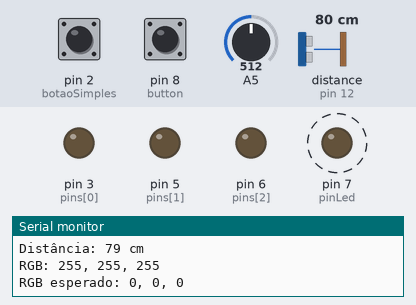
Bench run of a sketch on a simulated Arduino Uno, built with avr-gcc and run on an emulated ATmega328P. Shown: output pins drawn as LEDs (lit = HIGH), the last lines printed to the serial monitor. Wiring (inferred from the names in the program): ultrasonic range finder: trigger pin 13; echo pin 12. Dashed ring = blinking. Inputs (shaded band) come from the test bench; at power-on: distance to the obstacle (sensor on pin 12) 80 cm, A5 = 512, pin 8 (button) HIGH, pin 2 (botaoSimples) LOW. The echo pulse lasts 58.3 µs per cm; EEPROM starts erased; pins used as bus, display or sensor lines are not drawn.

Above: at 1.2 s.
1.3 s: distance to the obstacle (sensor on pin 12) set to 2 cm
At 2.9 s:
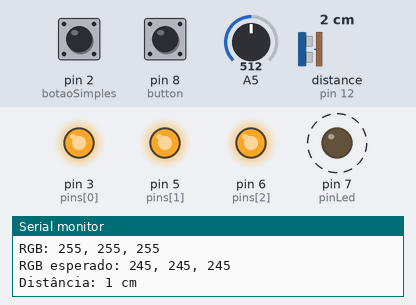
4.3 s: A5 set to 306
At 5.04 s:
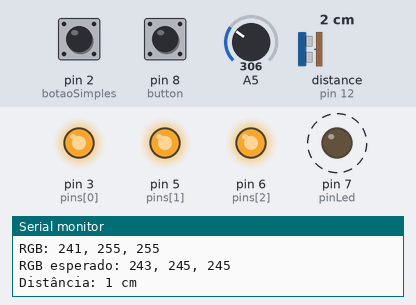
7.3 s: distance to the obstacle (sensor on pin 12) set to 18 cm
At 9.6 s:
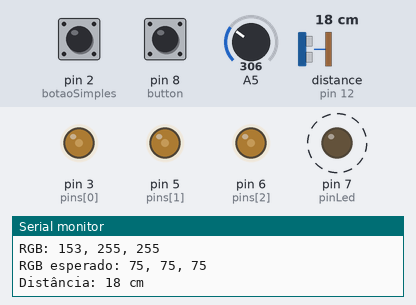
10.3 s: A5 set to 287
13.3 s: distance to the obstacle (sensor on pin 12) set to 4 cm
At 15.8 s:
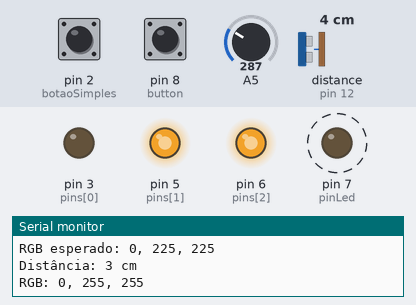
16.3 s: pin 8 (button) pulled LOW for 1 s
At 20.16 s:
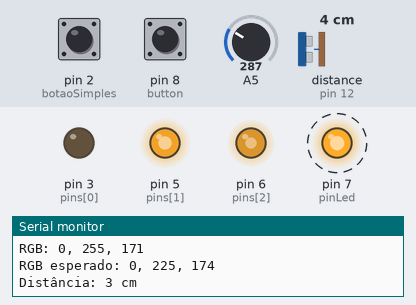
Timing chart, 0 to 23.2 s (numbered marks = the images above; inputs shaded):
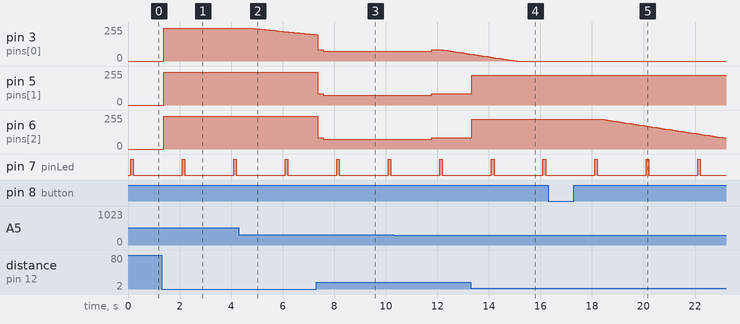

The sketch:

sensor.ino
```cpp
#include <EEPROM.h>
#include <TimerOne.h>

#define TRIG_PIN 13
#define ECHO_PIN 12
volatile int MODO = 0;
volatile int piscar = 0;


void interruptHandler() {
    if (MODO == 0){
      if (piscar ==0){
        digitalWrite(7, HIGH);
      }else{
        digitalWrite(7, LOW);
      }
    }else if(MODO == 1){
      if (piscar ==0 or piscar ==3){
        digitalWrite(7, HIGH);
      }else{
        digitalWrite(7, LOW);
      }
    }else if(MODO == 2){
      if (piscar ==0 or piscar ==3 or piscar ==6){
        digitalWrite(7, HIGH);
      }else{
        digitalWrite(7, LOW);
      }
    }else if(MODO == 3){
      digitalWrite(7, LOW);
    }
    piscar++;
    piscar = piscar%20;
}

void salvarCor(int mem, int cor){
  EEPROM.write(mem, cor);
}

void carregarCor(int collors[], int pins[]){
  for (int i = 0; i < 3; i++){
    collors[i] = EEPROM.read(i);
    analogWrite(pins[i], collors[i]);
    }
}

int delta(int num){
  return (num - 5);  // Ajuste para dar um "delta" no valor
}

int mudarCor(int anal){
  return (anal / 100);  // Divide o valor lido para normalizar
}

int selPin(int pin){
  pin += 1;  // Aumenta o valor do pino
  return (pin % 3);  // Garante que o valor fique dentro de 0, 1, 2
}

void iluminar(int collors[], int maxcolors[], int dist){
  int valdist = -(dist*10);
  for (int i = 0; i<3;i++){
    maxcolors[i] = 255 + valdist;
    if (maxcolors[i] > collors[i] ){
      maxcolors[i] = collors[i];
    } else if(maxcolors[i] < 0){
      maxcolors[i] = 0;
    }
  }
}
void interrupcao() {
  MODO += 1;
  MODO = MODO%4;
}
int pins[3] = {3, 5, 6};  // Pinos para controle de cor (RGB)
int r = 0, g = 0, b = 0;
int pin = 0;
int green[3] = {0, 128, 0};
int red[3] = {255, 0, 0};
int yellow[3] = {255, 255, 0};
int collors[3] = {0, 0, 0};  // Armazena o valor das cores
int mem[3] = {0,1,2};
int maxcolors[3] = {0,0,0};
int pinLed = 7;
int pinSensorLase = 9;

const int button = 8;  // Pino do botão
int buttonstate = 0;    // Estado do botão
int lastButtonState = HIGH; // Variável para debouncing
const int botaoSimples = 2;

void setup() {
  pinMode(pinLed, OUTPUT);
  pinMode(pinSensorLase, INPUT);
  pinMode(6, OUTPUT);
  pinMode(5, OUTPUT);
  pinMode(3, OUTPUT);
  pinMode(A5, INPUT);
  pinMode(button, INPUT);
  pinMode(botaoSimples, INPUT);
  pinMode(TRIG_PIN, OUTPUT);
  pinMode(ECHO_PIN, INPUT);
  Serial.begin(9600);  // Inicializa a comunicação serial uma vez no setup
  attachInterrupt(digitalPinToInterrupt(botaoSimples), interrupcao, RISING);
  carregarCor(collors, pins);
  Timer1.initialize(100000);
  Timer1.attachInterrupt(interruptHandler);

}
void alterarCor(){
  int buttonstate = digitalRead(button);
  int estadobotao = digitalRead(botaoSimples);

  // Verifica se o botão foi pressionado (debounce simples)
  if (buttonstate == LOW && lastButtonState == HIGH) {
    salvarCor(mem[pin],collors[pin]);
    pin = selPin(pin);  // Muda o pino

    while (digitalRead(button) == LOW) {
      delay(10);  // Aguarda a liberação do botão para evitar "bouncing"
    }
  }


  if (buttonstate == LOW && lastButtonState == HIGH) {
    salvarCor(mem[pin], collors[pin]);
    pin = selPin(pin);  // Muda o pino

    delay(50);  // Pequeno atraso para debounce
    while (digitalRead(button) == LOW); // Aguarda a liberação
  }
  lastButtonState = buttonstate; // Atualiza estado do botão


  // Lê o valor do pino analógico A5
  int valorAnalogico = analogRead(A5);

  // Processa o valor lido
  int deltas = delta(mudarCor(valorAnalogico));

  // Imprime os valores no monitor serial para depuração


  // Atualiza a cor no índice escolhido por 'pin'
  collors[pin] += deltas;

  // Garante que os valores de coloração não ultrapassem o limite de 255
  collors[pin] = constrain(collors[pin], 0, 255);

  // Aplica a cor no pino correspondente
  //analogWrite(pins[pin], collors[pin]);

  // Armazena o estado do botão atual para o debounce
  lastButtonState = buttonstate;


  // Limpar o pino TRIG
  digitalWrite(TRIG_PIN, LOW);
  delayMicroseconds(2);

  // Enviar um pulso de 10 microssegundos para o pino TRIG
  digitalWrite(TRIG_PIN, HIGH);
  delayMicroseconds(10);
  digitalWrite(TRIG_PIN, LOW);

  // Medir o tempo que o som levou para ir e voltar
  long duration = pulseIn(ECHO_PIN, HIGH);

  // Calcular a distância com base na velocidade do som (aproximadamente 343 metros por segundo)
  long distance = duration * 0.0344 / 2;


  // Exibir a distância no monitor serial
  //Serial.print("\n\n\n\n\n\n\n\n\n\n\n\n\n\n\n\n\n\n\n\n\n\n\n\n\n\n\n\n\n\n\n\n\n\n\n\n\n\n\n\n\n\n\n\n\n\n\n\n\n\n\n\n\n\n\n\n");
  Serial.print("RGB: ");
  Serial.print(collors[0]);
  Serial.print(", ");
  Serial.print(collors[1]);
  Serial.print(", ");
  Serial.println(collors[2]);

  Serial.print("RGB esperado: ");
  Serial.print(maxcolors[0]);
  Serial.print(", ");
  Serial.print(maxcolors[1]);
  Serial.print(", ");
  Serial.println(maxcolors[2]);


  Serial.print("Distância: ");
  Serial.print(distance);
  Serial.println(" cm");
  iluminar(collors, maxcolors, distance);
  for (int i =0; i<3; i++){
  analogWrite(pins[i], maxcolors[i]);
  analogWrite(pins[i], maxcolors[i]);
  analogWrite(pins[i], maxcolors[i]);
  }

  // Aguardar um pouco antes de medir novamente
  delay(100);
}

void aproximacao(){

}

void distancia(){
  int estado = digitalRead(pinSensorLase);

  if (estado == LOW) {
        // Se detectar um obstáculo, muda a cor do LED para vermelho
        analogWrite(pins[0], 255);  // Vermelho máximo
        analogWrite(pins[1], 0);    // Verde apagado
        analogWrite(pins[2], 0);    // Azul apagado
    } else {
        // Se não detectar nada, mantém a cor azul como padrão (pode alterar)
        analogWrite(pins[0], 0);
        analogWrite(pins[1], 255);
        analogWrite(pins[2], 0);
    }
}

void loop() {
  if (MODO == 0){
    alterarCor();
  }else if (MODO == 1){
    aproximacao();
  }else{
    distancia();
  }


}
```

Measured:
- after the input at 1.3 s, pin 3 (pins[0]), pin 5 (pins[1]), pin 6 (pins[2]): 0/255 → 245/255 after 0.09 s
- after the input at 4.3 s, pin 3 (pins[0]): moves from 245/255 to 197/255 over 2.4 s, starting after 0.59 s
- after the input at 7.3 s, pin 5 (pins[1]), pin 6 (pins[2]): 245/255 → 85/255 after 0.06 s, → 75/255 0.21 s later
- after the input at 13.3 s, pin 5 (pins[1]), pin 6 (pins[2]): 85/255 → 225/255 at once
- after the input at 16.3 s, pin 6 (pins[2]): moves from 225/255 to 81/255 over 4.8 s, starting after 2.1 s
- by itself, pin 7 (pinLed): alternates HIGH for 0.10 s and LOW for 1.9 s
